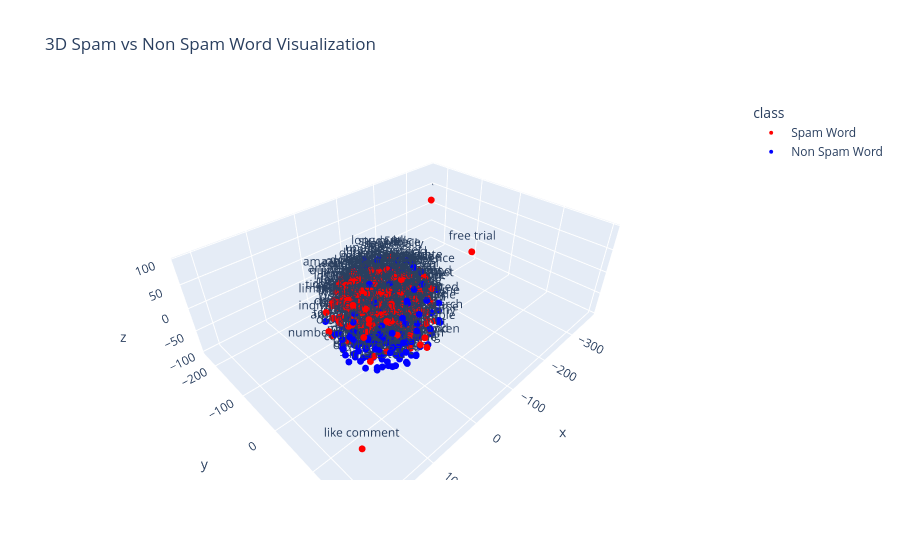

Here is the notebook cell this chart was saved with:
### Code cell
# ======================
# PLOTLY
# ======================

fig = px.scatter_3d(
    plot_df,
    x='x',
    y='y',
    z='z',
    color='class',
    text='word',
    hover_data={
        'spam_score': True,
        'ham_score': True
    },
    color_discrete_map={
        'Spam Word': 'red',
        'Non Spam Word': 'blue'
    },
    title='3D Spam vs Non Spam Word Visualization'
)

fig.update_traces(
    marker=dict(size=4)
)

fig.show()

### Figure 1 — Plotly figure (JSON) as saved in the notebook; plotly's stock layout.template omitted (floating-point values rounded to 4 significant figures; data arrays with more than 128 entries replaced by an {"elided": "..."} marker saying what was removed)
{"data": [{"customdata": {"elided": "299x2 float values"}, "hovertemplate": "class=Spam Word<br>x=%{x}<br>y=%{y}<br>z=%{z}<br>word=%{text}<br>spam_score=%{customdata[0]}<br>ham_score=%{customdata[1]}<extra></extra>", "legendgroup": "Spam Word", "marker": {"color": "red", "size": 4, "symbol": "circle"}, "mode": "markers+text", "name": "Spam Word", "scene": "scene", "showlegend": true, "text": {"elided": "299 str values"}, "type": "scatter3d", "x": {"elided": "299 float values"}, "y": {"elided": "299 float values"}, "z": {"elided": "299 float values"}}, {"customdata": {"elided": "201x2 float values"}, "hovertemplate": "class=Non Spam Word<br>x=%{x}<br>y=%{y}<br>z=%{z}<br>word=%{text}<br>spam_score=%{customdata[0]}<br>ham_score=%{customdata[1]}<extra></extra>", "legendgroup": "Non Spam Word", "marker": {"color": "blue", "size": 4, "symbol": "circle"}, "mode": "markers+text", "name": "Non Spam Word", "scene": "scene", "showlegend": true, "text": {"elided": "201 str values"}, "type": "scatter3d", "x": {"elided": "201 float values"}, "y": {"elided": "201 float values"}, "z": {"elided": "201 float values"}}], "layout": {"legend": {"title": {"text": "class"}, "tracegroupgap": 0}, "scene": {"domain": {"x": [0, 1], "y": [0, 1]}, "xaxis": {"title": {"text": "x"}}, "yaxis": {"title": {"text": "y"}}, "zaxis": {"title": {"text": "z"}}}, "title": {"text": "3D Spam vs Non Spam Word Visualization"}}}
